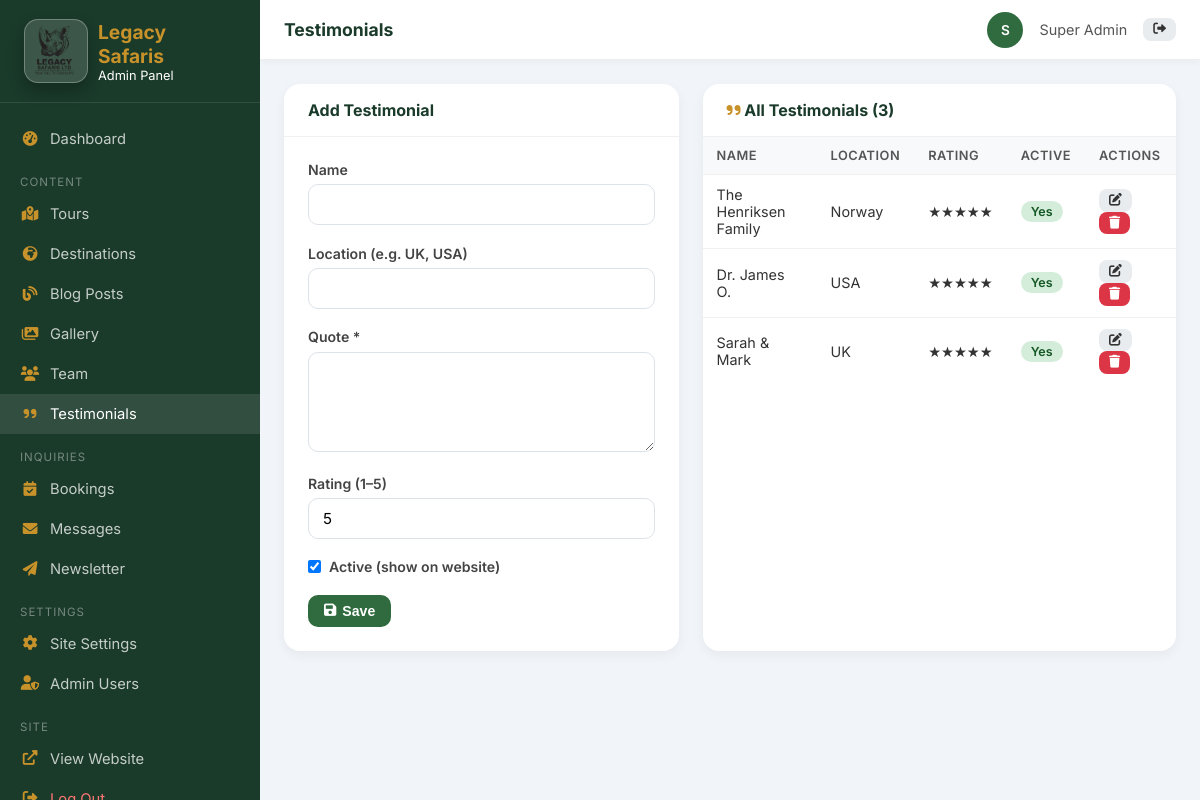
Page /admin/testimonials.php (signed in) on the committed database.
### tables this page shows
CREATE TABLE IF NOT EXISTS testimonials (
  id          INT UNSIGNED AUTO_INCREMENT PRIMARY KEY,
  name        VARCHAR(150) NOT NULL,
  location    VARCHAR(150),
  quote       TEXT NOT NULL,
  rating      TINYINT UNSIGNED DEFAULT 5,
  is_active   TINYINT(1) DEFAULT 1,
  sort_order  SMALLINT DEFAULT 0,
  created_at  TIMESTAMP DEFAULT CURRENT_TIMESTAMP
);

### includes/functions.php (called while the page is built, shortened)
<?php
function e(string $str): string {
    return htmlspecialchars($str, ENT_QUOTES | ENT_SUBSTITUTE, 'UTF-8');
}

### admin/testimonials.php (the view, shortened to what this page needs)
<?php
require_once dirname(__DIR__) . '/includes/functions.php';
$pdo = getPDO();
$editId  = (int)($_GET['edit'] ?? 0);
$editing = $editId ? $pdo->prepare("SELECT * FROM testimonials WHERE id=?") : null;
$items = $pdo->query("SELECT * FROM testimonials ORDER BY sort_order ASC, id DESC")->fetchAll();
include __DIR__ . '/includes/header.php';
?>
<div style="display:grid;grid-template-columns:1fr 1.2fr;gap:1.5rem;flex-wrap:wrap;">
  <div class="card">
    <div class="card-header"><h3><?= $editing ? 'Edit Testimonial' : 'Add Testimonial' ?></h3></div>
    <div class="card-body">
      <form method="POST">
        <div class="form-group"><label>Name</label>
          <input type="text" name="name" class="form-control" value="<?= e($editing['name'] ?? '') ?>" required></div>
        <div class="form-group"><label>Location (e.g. UK, USA)</label>
          <input type="text" name="location" class="form-control" value="<?= e($editing['location'] ?? '') ?>"></div>
        <div class="form-group"><label>Quote *</label>
          <textarea name="quote" class="form-control" rows="4" required><?= e($editing['quote'] ?? '') ?></textarea></div>
        <div class="form-group"><label>Rating (1–5)</label>
          <input type="number" name="rating" class="form-control" min="1" max="5" value="<?= $editing['rating'] ?? 5 ?>"></div>
        <div class="form-group">
          <label style="display:flex;gap:.5rem;align-items:center;cursor:pointer;">
            <input type="checkbox" name="is_active" value="1" <?= ($editing['is_active'] ?? 1)?'checked':'' ?>> Active (show on website)
          </label>
        </div>
        <button type="submit" class="btn btn-primary"><i class="fas fa-save"></i> Save</button>
      </form>
    </div>
  </div>
  <div class="card">
    <div class="card-header"><h3><i class="fas fa-quote-right" style="color:var(--gold)"></i> All Testimonials (<?= count($items) ?>)</h3></div>
    <div style="overflow-x:auto;">
      <table>
        <thead><tr><th>Name</th><th>Location</th><th>Rating</th><th>Active</th><th>Actions</th></tr></thead>
        <tbody>
          <?php foreach ($items as $t): ?>
          <tr>
            <td><?= e($t['name']) ?></td>
            <td><?= e($t['location']) ?></td>
            <td><?= str_repeat('★', (int)$t['rating']) ?></td>
            <td><?= $t['is_active'] ? '<span class="badge badge-green">Yes</span>' : '<span class="badge badge-gray">No</span>' ?></td>
            <td>
              <a href="?edit=<?= $t['id'] ?>" class="btn btn-light btn-sm"><i class="fas fa-edit"></i></a>
              <form method="POST" style="display:inline" onsubmit="return confirm('Delete?')">
                <button class="btn btn-danger btn-sm"><i class="fas fa-trash"></i></button>
              </form>
            </td>
          </tr>
          <?php endforeach; ?>
        </tbody>
      </table>
    </div>
  </div>
</div>
<?php include __DIR__ . '/includes/footer.php'; ?>

### admin/assets/css/admin.css (style rules this page uses)
*, *::before, *::after { box-sizing: border-box; margin: 0; padding: 0; }
:root { --primary: #2F6B3E; --primary-d: #1a3a2a; --gold: #C8922A; --danger: #dc3545; --success: #28a745; --warning: #ffc107; --info: #17a2b8; --light: #f8f9fa; --dark: #343a40; --sidebar-w: 260px; --topbar-h: 60px; }
body { font-family: 'Inter', sans-serif; background: #f1f4f9; color: #333; min-height: 100vh; }
.card { background: white; border-radius: 16px; box-shadow: 0 4px 12px rgba(0,0,0,.05); overflow: hidden; margin-bottom: 1.5rem; }
.card-header { padding: 1rem 1.5rem; border-bottom: 1px solid #f0f0f0; display: flex; align-items: center; justify-content: space-between; flex-wrap: wrap; gap: .5rem; }
.card-header h3 { font-size: 1rem; color: var(--primary-d); }
.card-body { padding: 1.5rem; }
table { width: 100%; border-collapse: collapse; font-size: .9rem; }
thead tr { background: #f8f9fa; }
th, td { padding: 11px 14px; text-align: left; border-bottom: 1px solid #f0f0f0; }
th { font-weight: 600; color: #555; font-size: .8rem; text-transform: uppercase; letter-spacing: .5px; }
tbody tr:last-child td { border-bottom: none; }
.badge { display: inline-block; padding: 3px 10px; border-radius: 20px; font-size: .78rem; font-weight: 600; }
.badge-green { background: #d4edda; color: #155724; }
.btn { display: inline-flex; align-items: center; gap: 6px; padding: 8px 16px; border-radius: 10px; font-size: .88rem; font-weight: 600; cursor: pointer; border: none; text-decoration: none; transition: opacity .15s; }
.btn-primary { background: var(--primary); color: white; }
.btn-danger { background: var(--danger); color: white; }
.btn-light { background: #e9ecef; color: #333; }
.btn-sm { padding: 5px 10px; font-size: .8rem; border-radius: 8px; }
.form-group { margin-bottom: 1.2rem; }
.form-group label { display: block; font-weight: 600; margin-bottom: .4rem; font-size: .88rem; color: #444; }
.form-control { width: 100%; padding: 10px 14px; border: 1px solid #dde2e9; border-radius: 10px; font-size: .95rem; font-family: 'Inter', sans-serif; transition: border .15s; }
textarea.form-control { resize: vertical; min-height: 100px; }

### rows in the picture
testimonials: name "The Henriksen Family", location "Norway", rating "★★★★★", is_active "Yes"
testimonials: name "Dr. James O.", location "USA", rating "★★★★★", is_active "Yes"
testimonials: name "Sarah & Mark", location "UK", rating "★★★★★", is_active "Yes"

### other values in the picture
$pageTitle "Testimonials"
substr($adminUser['name'] ?? 'A', 0, 1) "S"
$adminUser['name'] "Super Admin"
count($items) "3"
